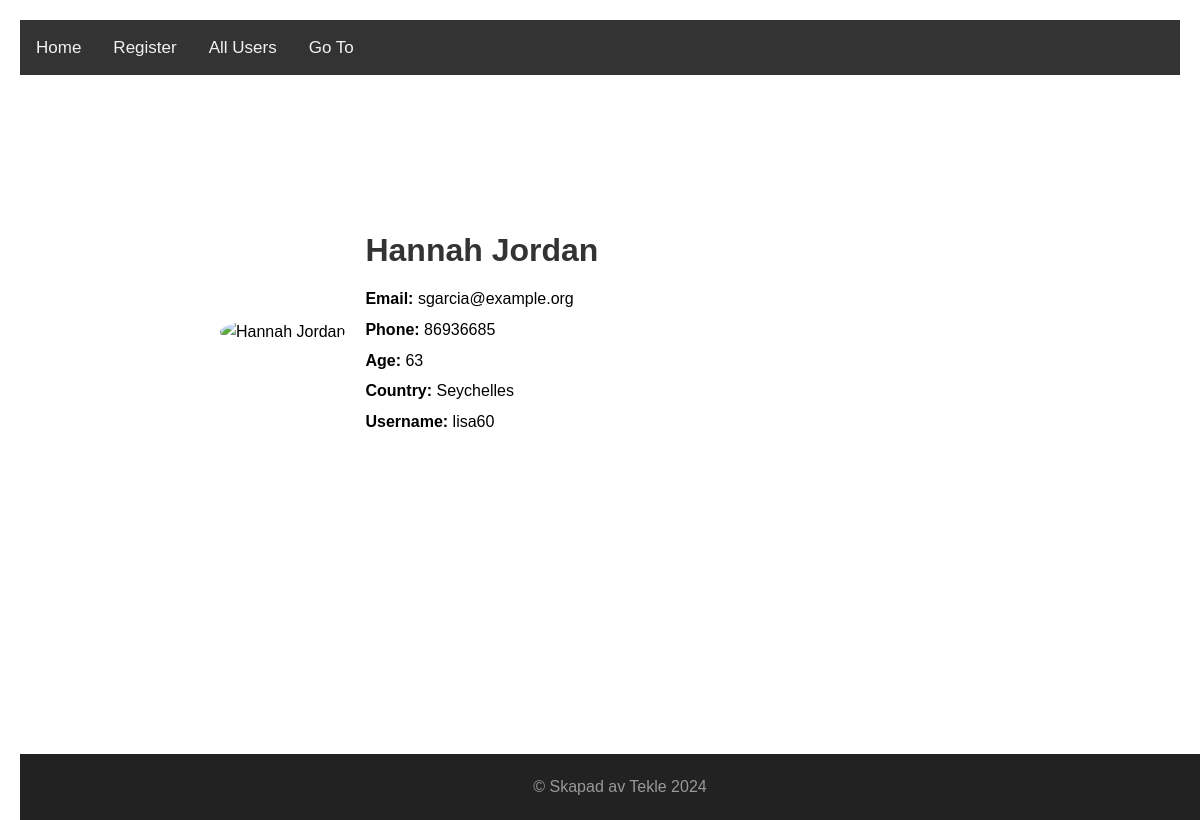
Page /user/1 on the committed database.
### models.py (models this page shows)
class User(db.Model):
    id = db.Column(db.Integer, primary_key=True)
    name = db.Column(db.String(100))
    age = db.Column(db.Integer)
    email = db.Column(db.String(128), unique=True)
    username = db.Column(db.String(128), unique=True)
    phone = db.Column(db.String(128))
    country = db.Column(db.String(100))

### app.py (the view)
@app.route("/user/<int:user_id>")
def user_page(user_id):
    user = User.query.filter_by(id=user_id).first()
    return render_template('user_page.html', user=user)

### templates/user_page.html
{% extends 'base.html' %}
{% block content %}
    <div class="person-container">
        <div class="person-picture">
            <img src="https://source.unsplash.com/featured/?people" alt="{{ user.name }}">
        </div>
        <div class="person-profile">
            <h1>{{ user.name }}</h1>
            <p><strong>Email:</strong> {{ user.email }}</p>
            <p><strong>Phone:</strong> {{ user.phone }}</p>
            <p><strong>Age:</strong> {{ user.age }}</p>
            <p><strong>Country:</strong> {{ user.country}}</p>
            <p><strong>Username:</strong> {{ user.username}}</p>
        </div>
    </div>
{% endblock %}

### static/style.css (style rules this page uses)
* { margin: 0; padding: 0; box-sizing: border-box; }
html, body { height: 100%; margin: 0; }
body { font-family: 'Arial', sans-serif; line-height: 1.6; margin: 20px; }
.person-container { display: flex; align-items: center; max-width: 800px; margin: 20px auto; padding: 20px; }
.person-picture img { width: 150px; height: 150px; border-radius: 50%; margin-right: 20px; object-fit: cover; }
.person-profile { flex: 1; }
.person-profile h1 { color: #333; margin-bottom: 10px; }
.person-profile p { margin-bottom: 5px; line-height: 1.6; }

### rows in the picture
User: name "Hannah Jordan", email "sgarcia@example.org", phone "86936685", age "63", country "Seychelles", username "lisa60"
